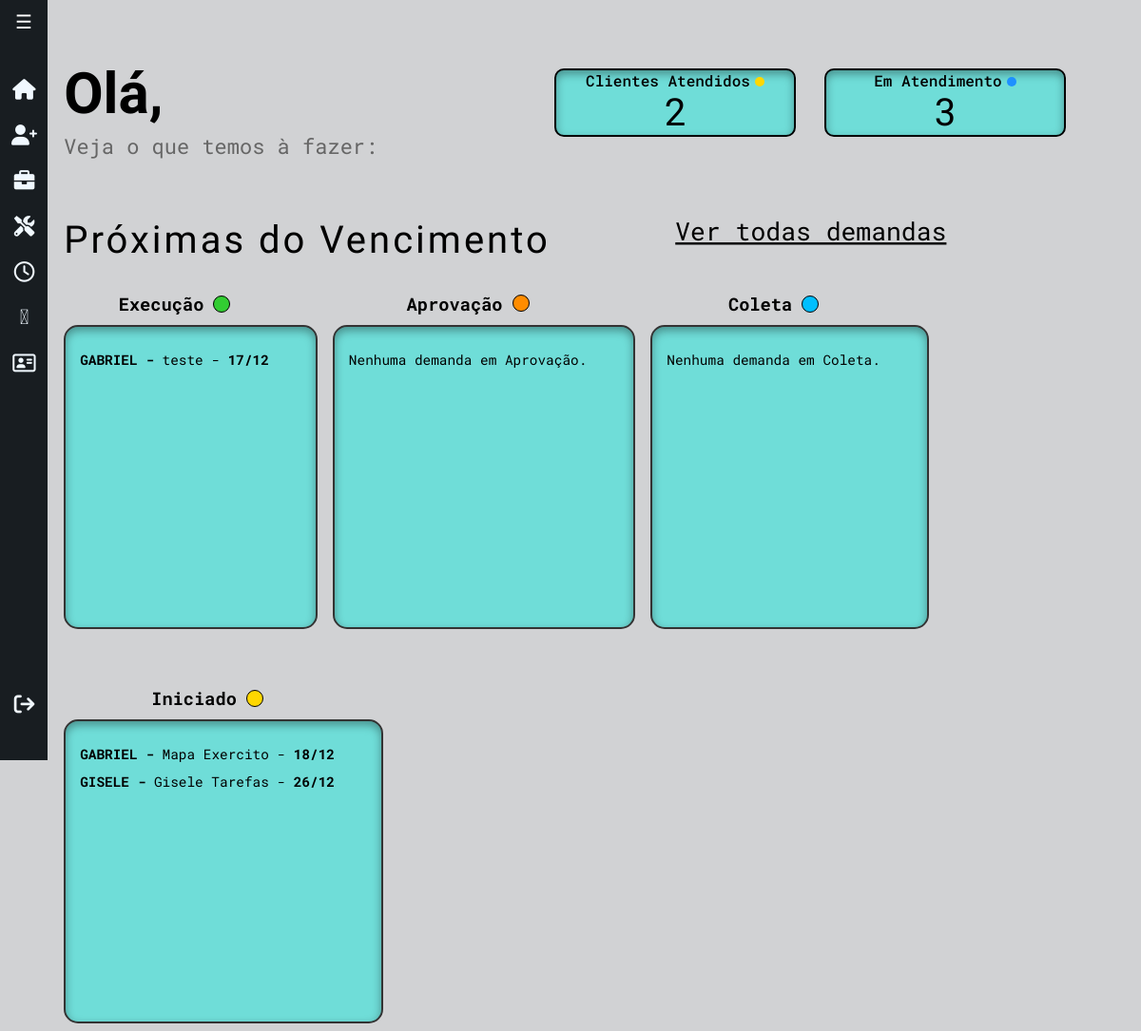
The app's page /ambielle/ (signed in), older data.
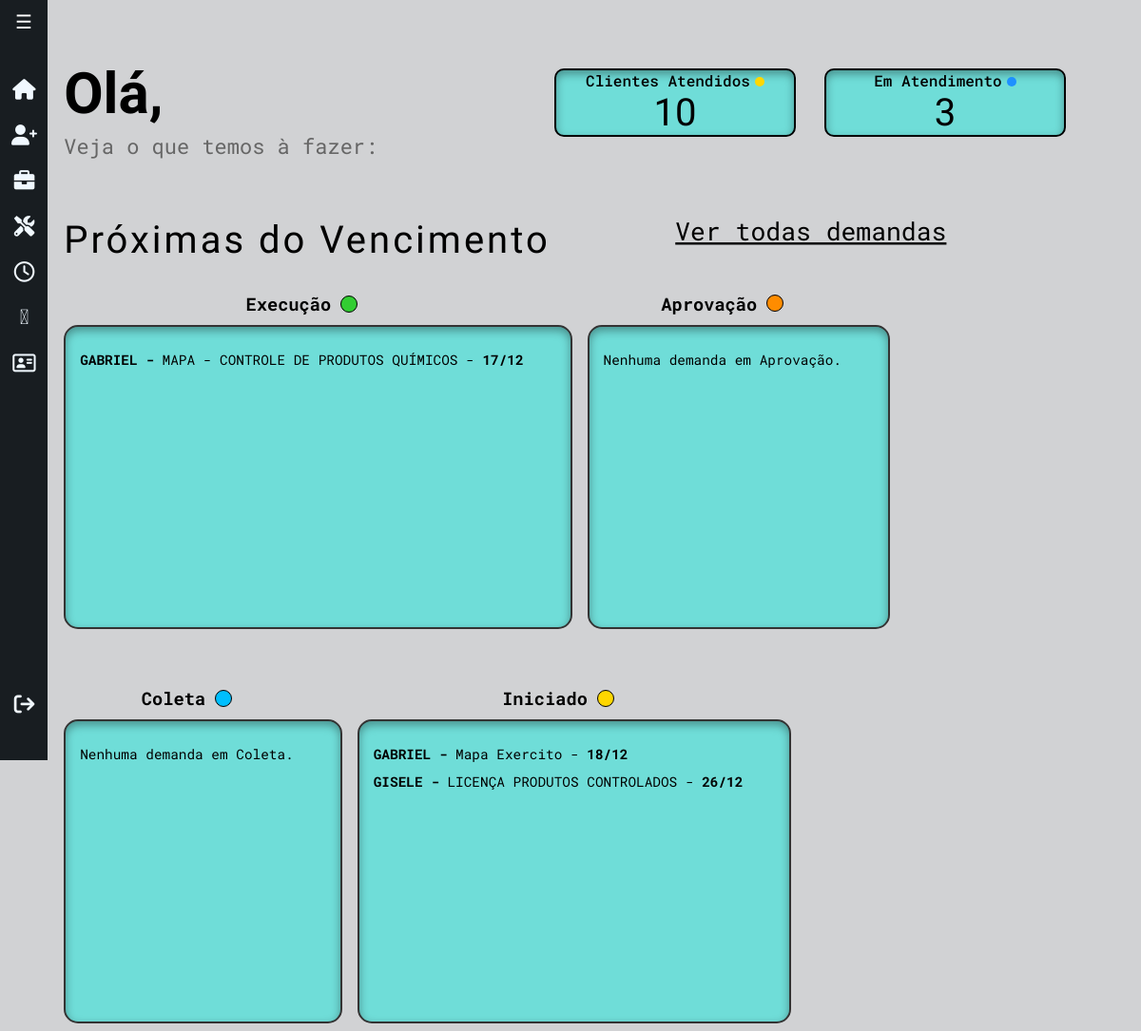
The same page, newer data.
### workflow/models.py (models this page shows, shortened)
class Tarefa(models.Model):
    STATUS_CHOICES = [
        ('Iniciado', 'Iniciado'),
        ('Coleta De Informações', 'Coleta de Informações'),
        ('Execucao', 'Execução'),
        ('Aprovação Cliente', 'Aprovação Cliente'),
        ('Concluído', 'Concluído'),
        ('Encerrado', 'Encerrado'),
    ]
    tipo_servico = models.ForeignKey(TipoServico, on_delete=models.CASCADE, related_name="tarefas")
    cliente = models.ForeignKey(Cliente, on_delete=models.CASCADE)
    status = models.CharField(max_length=50, choices=STATUS_CHOICES, default='iniciado')
    data_inicio = models.DateField(default=timezone.now)
    prazo_final = models.DateField(null=True, blank=True)
    observacoes = models.TextField(blank=True, null=True)
    valor_total_servico = models.DecimalField(max_digits=10, decimal_places=2, blank=True, null=True)

class TipoServico(models.Model):
    nome = models.CharField(max_length=50, unique=True)
    orgao = models.CharField(max_length=50, blank=True)
    def __str__(self):
        return f"{self.nome}"

class Cliente(models.Model):
    nome = models.CharField(max_length=255)
    endereco = models.CharField(max_length=255)
    numero = models.IntegerField(null=True)
    bairro = models.CharField(max_length=255, blank=True, null=True)
    razao_social = models.CharField(max_length=255, blank=True, null=True)
    telefone = models.CharField(max_length=15)
    email = models.EmailField()
    contato_principal = models.CharField(max_length=255)
    contato_secundario = models.CharField(max_length=255, blank=True, null=True)
    proposta_link = models.URLField(blank=True, null=True)
    cnpj = models.CharField(max_length=15)
    def __str__(self):
        return f"{self.nome}"

### workflow/views/getPage.py (the view)
# urls.py: path('ambielle/', views.index, name='index'),
@login_required(login_url='workflow:login')
def index(request):
    title = 'Home'
    if request.method == 'POST':
        form = SuporteForm(request.POST)
        if form.is_valid():
            form.save()
            return redirect('workflow:index')  # Redireciona para uma lista de suporte após sucesso
    else:
        form = SuporteForm()
    clientes = Cliente.objects.count()
    hoje = timezone.now().date()
    data_limite = hoje + timedelta(days=20)
    demandas_execucao = Tarefa.objects.filter(status='Execucao', prazo_final__lte=data_limite).order_by('prazo_final')
    demandas_aprovacao = Tarefa.objects.filter(status='Aprovação Cliente', prazo_final__lte=data_limite).order_by('prazo_final')
    demandas_coleta = Tarefa.objects.filter(status='Coleta De Informações', prazo_final__lte=data_limite).order_by('prazo_final')
    demandas_iniciado = Tarefa.objects.filter(status='Iniciado', prazo_final__lte=data_limite).order_by('prazo_final')
    tarefas_em_aberto = (
        demandas_aprovacao.count() +
        demandas_coleta.count() +
        demandas_execucao.count() +
        demandas_iniciado.count()
    )
    context ={
        'form': form,
        'title': title,
        'demandas_execucao': demandas_execucao,
        'demandas_aprovacao': demandas_aprovacao,
        'demandas_coleta': demandas_coleta,
        'demandas_iniciado': demandas_iniciado,
        'clientes': clientes,
        'tarefas_em_aberto': tarefas_em_aberto
    }
    return render(
        request,
        'workflow/home.html',
        context,
    )

### workflow/templates/workflow/home.html (shortened to what this page needs)
{% extends 'global/base.html' %}
{% block content %}
<div class="saudacao-container">
  <div class="saudacao">
      <h1>Olá, <strong>{{ user.first_name }}</strong></h1>
      <span>Veja o que temos à fazer:</span>
  </div>
  <div class="container">
      <div class="card">
          <h2>Clientes Atendidos<span class="dot yellow"></span></h2>
          <div class="progress-info">
              <span class="numberof"> {{clientes}} </span>
          </div>
      </div>
      <div class="card">
          <h2>Em Atendimento<span class="dot blue"></span></h2>
          <div class="progress-info">
              <span class="numberof">{{tarefas_em_aberto}}</span>
          </div>
      </div>
  </div>
</div>
<div class="demand-container">
  <div class="prox-demanda">
    <div class="principal">
      <h2>Próximas do Vencimento</h2>
    </div>
    <a href=" {% url 'workflow:get_tarefas_filtradas' %}">Ver todas demandas</a>
  </div>
  <div class="demand-cards-wrapper">
    <div class="demand-cards-status">
      <div class="status">
        <h3>Execução <svg xmlns="http://www.w3.org/2000/svg" width="18" height="18" viewBox="0 0 18 18" fill="none">
            <circle cx="9" cy="9" r="8.5" fill="#32CD32" stroke="black" />
          </svg>
        </h3>
      </div>
      <div class="demand-card">
        {% for demanda in demandas_execucao %}
        <p><strong>{{ demanda.cliente|upper }} - </strong>{{ demanda.tipo_servico }}  -
          <strong>{{ demanda.prazo_final|date:"d/m" }}</strong></p>
        {% empty %}
        <p>Nenhuma demanda em Execução.</p>
        {% endfor %}
      </div>
    </div>
    <div class="demand-cards-status">
      <div class="status">
        <h3>Aprovação <svg xmlns="http://www.w3.org/2000/svg" width="18" height="19" viewBox="0 0 18 19" fill="none">
            <circle cx="9" cy="9.04138" r="8.5" fill="#FF8C00" stroke="black" />
          </svg></h3>
      </div>
      <div class="demand-card">
        {% for demanda in demandas_aprovacao %}
        <p><strong>{{ demanda.cliente|upper }} - </strong>{{ demanda.tipo_servico }} -
          <strong>{{ demanda.prazo_final|date:"d/m" }}</strong></p>
        {% empty %}
        <p>Nenhuma demanda em Aprovação.</p>
        {% endfor %}
      </div>
    </div>
    <div class="demand-cards-status">
      <div class="status">
        <h3>Coleta <svg xmlns="http://www.w3.org/2000/svg" width="18" height="18" viewBox="0 0 18 18" fill="none">
            <circle cx="9" cy="9" r="8.5" fill="#00BFFF" stroke="black" />
          </svg>
        </h3>
      </div>
      <div class="demand-card">
        {% for demanda in demandas_coleta %}
        <p><strong>{{ demanda.cliente|upper }} - </strong>{{ demanda.tipo_servico }} -
          <strong>{{ demanda.prazo_final|date:"d/m" }}</strong></p>
        {% empty %}
        <p>Nenhuma demanda em Coleta.</p>
        {% endfor %}
      </div>
    </div>
      <div class="demand-cards-status">
        <div class="status">
            <h3>Iniciado <svg xmlns="http://www.w3.org/2000/svg" width="18" height="18" viewBox="0 0 18 18" fill="none">
                    <circle cx="9" cy="9" r="8.5" fill="#FFD700" stroke="black"/>
                </svg></h3>
        </div>
        <div class="demand-card">
            {% for demanda in demandas_iniciado %}
            <p><strong>{{ demanda.cliente|upper }} - </strong>{{ demanda.tipo_servico }} - <strong>{{ demanda.prazo_final|date:"d/m" }}</strong></p>
            {% empty %}
            <p>Nenhuma demanda Iniciada.</p>
            {% endfor %}
        </div>
      </div>
  </div>
</div>
{% endblock %}

Row changes from the older to the newer data that the page shows:
changed through a linked row, Tarefa: tipo_servico "teste" → "MAPA - CONTROLE DE PRODUTOS QUÍMICOS"
changed through a linked row, Tarefa "GISELE": tipo_servico "Gisele Tarefas" → "LICENÇA PRODUTOS CONTROLADOS"
Text that changed along with them:
{{ clientes }}: "2" → "10"
